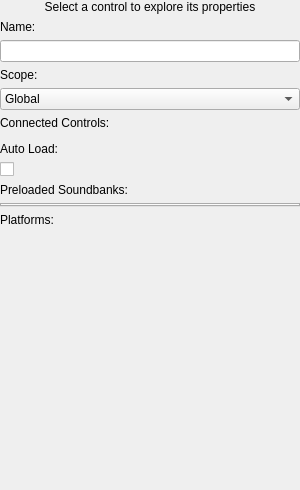
<?xml version="1.0" encoding="UTF-8"?>
<ui version="4.0">
 <class>InspectorPanel</class>
 <widget class="QWidget" name="InspectorPanel">
  <property name="geometry">
   <rect>
    <x>0</x>
    <y>0</y>
    <width>300</width>
    <height>490</height>
   </rect>
  </property>
  <property name="sizePolicy">
   <sizepolicy hsizetype="Expanding" vsizetype="Preferred">
    <horstretch>0</horstretch>
    <verstretch>0</verstretch>
   </sizepolicy>
  </property>
  <property name="minimumSize">
   <size>
    <width>0</width>
    <height>0</height>
   </size>
  </property>
  <property name="windowTitle">
   <string>Inspector Panel</string>
  </property>
  <layout class="QVBoxLayout" name="horizontalLayout_22" stretch="0,0,0">
   <property name="leftMargin">
    <number>0</number>
   </property>
   <property name="topMargin">
    <number>0</number>
   </property>
   <property name="rightMargin">
    <number>0</number>
   </property>
   <property name="bottomMargin">
    <number>0</number>
   </property>
   <item>
    <widget class="QLabel" name="m_pEmptyInspectorLabel">
     <property name="text">
      <string>Select a control to explore its properties</string>
     </property>
     <property name="alignment">
      <set>Qt::AlignCenter</set>
     </property>
    </widget>
   </item>
   <item>
    <widget class="QScrollArea" name="m_pPropertiesPanel">
     <property name="sizePolicy">
      <sizepolicy hsizetype="Expanding" vsizetype="Expanding">
       <horstretch>0</horstretch>
       <verstretch>0</verstretch>
      </sizepolicy>
     </property>
     <property name="minimumSize">
      <size>
       <width>0</width>
       <height>0</height>
      </size>
     </property>
     <property name="frameShape">
      <enum>QFrame::NoFrame</enum>
     </property>
     <property name="horizontalScrollBarPolicy">
      <enum>Qt::ScrollBarAlwaysOff</enum>
     </property>
     <property name="widgetResizable">
      <bool>true</bool>
     </property>
     <widget class="QWidget" name="scrollAreaWidgetContents_3">
      <property name="geometry">
       <rect>
        <x>0</x>
        <y>0</y>
        <width>300</width>
        <height>445</height>
       </rect>
      </property>
      <layout class="QFormLayout" name="m_pInspectorControlsLayout">
       <property name="fieldGrowthPolicy">
        <enum>QFormLayout::AllNonFixedFieldsGrow</enum>
       </property>
       <property name="rowWrapPolicy">
        <enum>QFormLayout::WrapAllRows</enum>
       </property>
       <property name="leftMargin">
        <number>0</number>
       </property>
       <property name="topMargin">
        <number>0</number>
       </property>
       <property name="rightMargin">
        <number>0</number>
       </property>
       <property name="bottomMargin">
        <number>0</number>
       </property>
       <item row="1" column="0">
        <widget class="QLabel" name="m_pNameLabel">
         <property name="minimumSize">
          <size>
           <width>55</width>
           <height>0</height>
          </size>
         </property>
         <property name="text">
          <string>Name:</string>
         </property>
        </widget>
       </item>
       <item row="1" column="1">
        <widget class="QLineEdit" name="m_pNameLineEditor">
         <property name="sizePolicy">
          <sizepolicy hsizetype="Expanding" vsizetype="Fixed">
           <horstretch>0</horstretch>
           <verstretch>0</verstretch>
          </sizepolicy>
         </property>
        </widget>
       </item>
       <item row="2" column="0">
        <widget class="QLabel" name="m_pScopeLabel">
         <property name="minimumSize">
          <size>
           <width>55</width>
           <height>0</height>
          </size>
         </property>
         <property name="text">
          <string>Scope:</string>
         </property>
        </widget>
       </item>
       <item row="2" column="1">
        <widget class="QComboBox" name="m_pScopeDropDown">
         <property name="sizePolicy">
          <sizepolicy hsizetype="Expanding" vsizetype="Fixed">
           <horstretch>0</horstretch>
           <verstretch>0</verstretch>
          </sizepolicy>
         </property>
         <item>
          <property name="text">
           <string>Global</string>
          </property>
         </item>
        </widget>
       </item>
       <item row="3" column="0">
        <widget class="QLabel" name="m_pConnectedControlsLabel">
         <property name="text">
          <string>Connected Controls:</string>
         </property>
        </widget>
       </item>
       <item row="3" column="1">
        <widget class="AudioControls::QConnectionsWidget" name="m_pConnectionList" native="true"/>
       </item>
       <item row="4" column="0">
        <widget class="QLabel" name="m_pAutoLoadLabel">
         <property name="minimumSize">
          <size>
           <width>55</width>
           <height>0</height>
          </size>
         </property>
         <property name="text">
          <string>Auto Load:</string>
         </property>
        </widget>
       </item>
       <item row="4" column="1">
        <widget class="QCheckBox" name="m_pAutoLoadCheckBox">
         <property name="sizePolicy">
          <sizepolicy hsizetype="Expanding" vsizetype="Fixed">
           <horstretch>0</horstretch>
           <verstretch>0</verstretch>
          </sizepolicy>
         </property>
         <property name="text">
          <string/>
         </property>
         <property name="tristate">
          <bool>true</bool>
         </property>
        </widget>
       </item>
       <item row="5" column="0">
        <widget class="QLabel" name="m_pConnectedSoundbanksLabel">
         <property name="text">
          <string>Preloaded Soundbanks:</string>
         </property>
        </widget>
       </item>
       <item row="5" column="1">
        <widget class="AzQtComponents::TabWidget" name="m_pPlatformGroupsTabWidget">
         <property name="tabPosition">
          <enum>QTabWidget::North</enum>
         </property>
         <property name="tabShape">
          <enum>QTabWidget::Rounded</enum>
         </property>
         <property name="currentIndex">
          <number>-1</number>
         </property>
         <property name="usesScrollButtons">
          <bool>false</bool>
         </property>
         <property name="documentMode">
          <bool>false</bool>
         </property>
         <property name="tabsClosable">
          <bool>false</bool>
         </property>
        </widget>
       </item>
       <item row="6" column="0">
        <widget class="QLabel" name="m_pPlatformsLabel">
         <property name="text">
          <string>Platforms:</string>
         </property>
        </widget>
       </item>
       <item row="6" column="1">
        <widget class="QWidget" name="m_pPlatformsWidget" native="true">
         <property name="sizePolicy">
          <sizepolicy hsizetype="Expanding" vsizetype="Preferred">
           <horstretch>0</horstretch>
           <verstretch>0</verstretch>
          </sizepolicy>
         </property>
         <layout class="QHBoxLayout" name="m_pPlatformsLayout">
          <property name="spacing">
           <number>9</number>
          </property>
          <property name="leftMargin">
           <number>0</number>
          </property>
          <property name="topMargin">
           <number>0</number>
          </property>
          <property name="rightMargin">
           <number>0</number>
          </property>
          <property name="bottomMargin">
           <number>0</number>
          </property>
         </layout>
        </widget>
       </item>
      </layout>
     </widget>
    </widget>
   </item>
   <item>
    <spacer name="horizontalSpacer">
     <property name="orientation">
      <enum>Qt::Horizontal</enum>
     </property>
     <property name="sizeHint" stdset="0">
      <size>
       <width>300</width>
       <height>20</height>
      </size>
     </property>
    </spacer>
   </item>
  </layout>
 </widget>
 <customwidgets>
  <customwidget>
   <class>AudioControls::QConnectionsWidget</class>
   <extends>QWidget</extends>
   <header>QConnectionsWidget.h</header>
   <container>1</container>
  </customwidget>
  <customwidget>
   <class>AzQtComponents::TabWidget</class>
   <extends>QTabWidget</extends>
   <header location="global">AzQtComponents/Components/Widgets/TabWidget.h</header>
   <container>1</container>
  </customwidget>
 </customwidgets>
 <resources>
  <include location="AudioControlsEditorUI.qrc"/>
 </resources>
 <connections/>
</ui>
